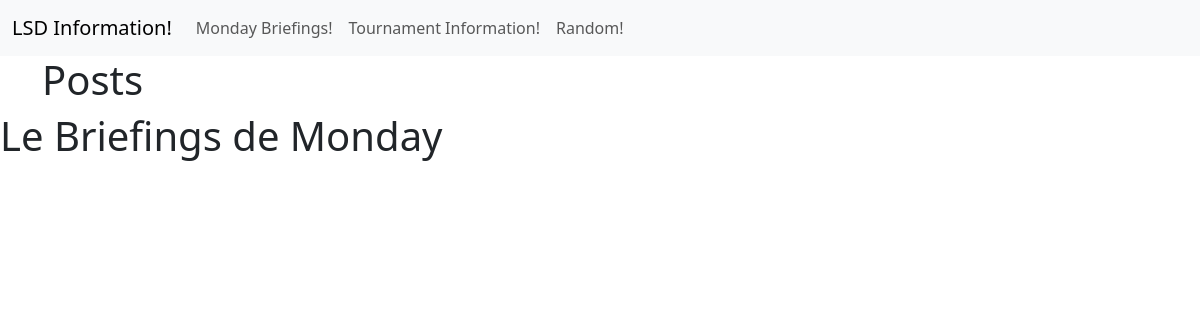
The page /tournaments on the database as committed earlier.
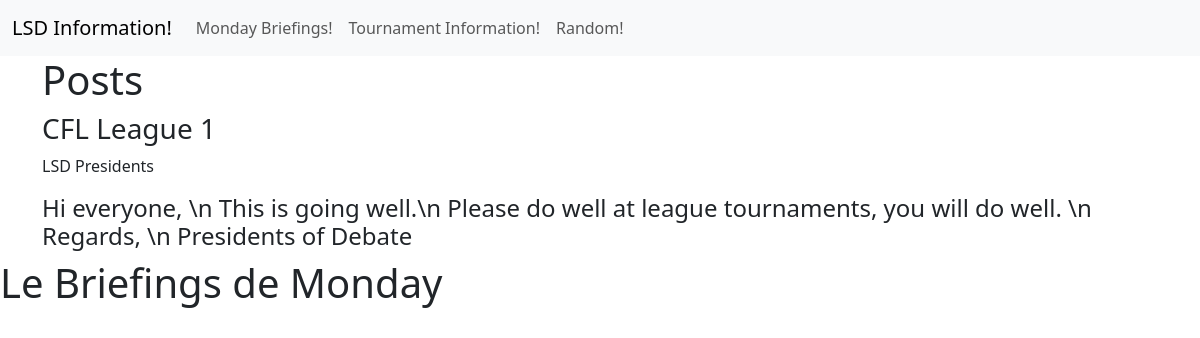
The same page on the database as committed later.
### tables this page shows
CREATE TABLE tournaments (subject LONGTEXT, sender LONGTEXT, body LONGTEXT);

### app.py (the view)
@app.route('/tournaments')
def render_tournaments():
    conn = get_db_connection("Email/emails")
    tournament_info = conn.execute('SELECT * FROM tournaments').fetchall()
    conn.close()
    return render_template("tournaments.html", tournament_info = tournament_info)

### app.py (called while the page is built)
def get_db_connection(path):
    conn = sqlite3.connect(path +'.db')
    conn.row_factory = sqlite3.Row
    return conn

### templates/tournaments.html
{% extends 'emails.html' %}
{% block content %}
    <h1>{% block title %} Posts {% endblock %}</h1>
    {% for information in tournament_info %}
        <div class='post'>
            <h3>{{ information['subject'] }}</h3>
            <p>{{ information['sender'] }}</p>
            <h4>{{ information['body'] }}</h4>
        </div>
    {% endfor %}
{% endblock %}

### templates/emails.html (shortened to what this page needs)
<!DOCTYPE html>
<html lang="en">
<head>
    <link href="https://cdn.jsdelivr.net/npm/bootstrap@5.3.0-alpha3/dist/css/bootstrap.min.css" rel="stylesheet">
</head>
<body>
    <nav class="navbar navbar-expand-lg navbar-light bg-light">
        <div class="container-fluid">
            <a class="navbar-brand" href="https://lichess.org/">LSD Information!</a>
            <div class="collapse navbar-collapse" id="navbarNav">
            <ul class="navbar-nav">
                <li class="nav-item">
                  <a class="nav-link" href="monday_briefing">Monday Briefings!</a>
                </li>
                <li class="nav-item">
                  <a class="nav-link" href="tournament">Tournament Information!</a>
                </li>
                <li class="nav-item">
                    <a class="nav-link" href="misc">Random!</a>
                  </li>
            </ul>
            </div>
        </div>
        </nav>
        <div class="container">
            {% block content %} {% endblock %}
        </div>
        <h1> Le Briefings de Monday</h1>
      </body>
</html>

Rows that differ between the two databases and show on the page:
added tournaments: subject "CFL League 1", sender "LSD Presidents", body "Hi everyone, \\n This is going well.\\n Please do well at league tournaments, you will do well. \\n Regards, \\n Presidents of Debate"
